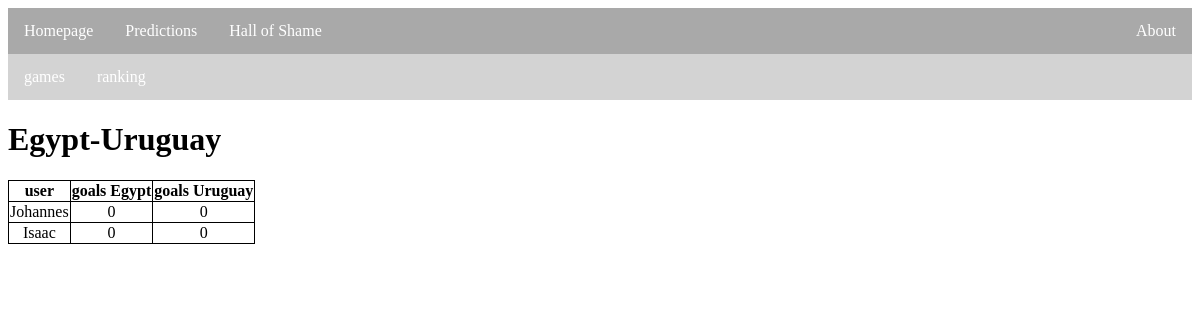
Screenshot of /votes/games/predictions/134 with the database file from the repository.
### votes/models.py (models this page shows, shortened)
class Prediction(models.Model):
    game = models.ForeignKey(Game, on_delete=models.CASCADE, null=True)
    user = models.ForeignKey(User, on_delete=models.CASCADE, null=True)
    predicted_goals_home = models.IntegerField(default=0)
    predicted_goals_away = models.IntegerField(default=0)

class Game(models.Model):
    round = models.CharField(max_length=50, null=True)
    date = models.DateTimeField(null=True)
    home_team = models.CharField(max_length=50, null=True)
    away_team = models.CharField(max_length=50, null=True)
    home_goals = models.IntegerField(null=True, blank=True)
    away_goals = models.IntegerField(null=True, blank=True)
    finished = models.BooleanField(default=False)
    votable = models.BooleanField(default=False)
    predictions_available = models.BooleanField(default=False)

### hall_of_shame/models.py (models this page shows)
class User(models.Model):
    name = models.CharField(max_length=50, null=True)
    paid = models.BooleanField(default=False)
    times_cheated = models.IntegerField(default=0)
    def __str__(self):
        return '%s' % (self.name)

### votes/views.py (the view)
# urls.py: path('games/predictions/<int:game_id>', views.predictions, name='predictions'),
def predictions(request, game_id):
    predictions = Prediction.objects.filter(game__id = game_id)
    context = {'predictions': predictions}
    return render(request, 'votes/predictions.html', context)

### votes/templates/votes/predictions.html
{% extends 'votes/navigation_bar.html' %}
{% block content %}
  <h1>{{ predictions.first.game.home_team }}-{{ predictions.first.game.away_team }}</h1>
  <table>
    <tr>
      <th>user</th>
      <th>goals {{ predictions.first.game.home_team }}</th>
      <th>goals {{ predictions.first.game.away_team }}</th>
    </tr>
    {% for prediction in predictions %}
        <tr>
          <td>{{ prediction.user }}</td>
          <td>{{ prediction.predicted_goals_home }}</td>
          <td>{{ prediction.predicted_goals_away }}</td>
        </tr>
    {% endfor %}
  </table>
{% endblock %}

### base/static/css/base.css (style rules this page uses)
table { border-collapse: collapse; }
td, th { border: 1px solid black; text-align: center; }

### rows the page displays
Prediction: first.game.home_team "Egypt", first.game.away_team "Uruguay", user "Johannes", predicted_goals_home "0", predicted_goals_away "0"
Prediction: user "Isaac", predicted_goals_home "0", predicted_goals_away "0"
